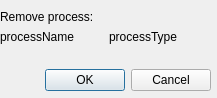
<?xml version="1.0" encoding="UTF-8"?>
<ui version="4.0">
 <class>Dialog</class>
 <widget class="QDialog" name="Dialog">
  <property name="geometry">
   <rect>
    <x>0</x>
    <y>0</y>
    <width>217</width>
    <height>98</height>
   </rect>
  </property>
  <property name="windowTitle">
   <string>Remove process?</string>
  </property>
  <widget class="QWidget" name="verticalLayoutWidget">
   <property name="geometry">
    <rect>
     <x>0</x>
     <y>10</y>
     <width>211</width>
     <height>81</height>
    </rect>
   </property>
   <layout class="QVBoxLayout" name="verticalLayout">
    <item>
     <widget class="QLabel" name="removeLabel">
      <property name="text">
       <string>Remove process:</string>
      </property>
     </widget>
    </item>
    <item>
     <layout class="QHBoxLayout" name="horizontalLayout">
      <item>
       <widget class="QLabel" name="processNameLabel">
        <property name="text">
         <string>processName</string>
        </property>
       </widget>
      </item>
      <item>
       <widget class="QLabel" name="processTypeLabel">
        <property name="text">
         <string>processType</string>
        </property>
       </widget>
      </item>
     </layout>
    </item>
    <item>
     <spacer name="verticalSpacer">
      <property name="orientation">
       <enum>Qt::Vertical</enum>
      </property>
      <property name="sizeHint" stdset="0">
       <size>
        <width>20</width>
        <height>40</height>
       </size>
      </property>
     </spacer>
    </item>
    <item>
     <widget class="QDialogButtonBox" name="buttonBox">
      <property name="orientation">
       <enum>Qt::Horizontal</enum>
      </property>
      <property name="standardButtons">
       <set>QDialogButtonBox::Cancel|QDialogButtonBox::Ok</set>
      </property>
     </widget>
    </item>
   </layout>
  </widget>
 </widget>
 <resources/>
 <connections>
  <connection>
   <sender>buttonBox</sender>
   <signal>accepted()</signal>
   <receiver>Dialog</receiver>
   <slot>accept()</slot>
   <hints>
    <hint type="sourcelabel">
     <x>248</x>
     <y>254</y>
    </hint>
    <hint type="destinationlabel">
     <x>157</x>
     <y>274</y>
    </hint>
   </hints>
  </connection>
  <connection>
   <sender>buttonBox</sender>
   <signal>rejected()</signal>
   <receiver>Dialog</receiver>
   <slot>reject()</slot>
   <hints>
    <hint type="sourcelabel">
     <x>316</x>
     <y>260</y>
    </hint>
    <hint type="destinationlabel">
     <x>286</x>
     <y>274</y>
    </hint>
   </hints>
  </connection>
 </connections>
</ui>
